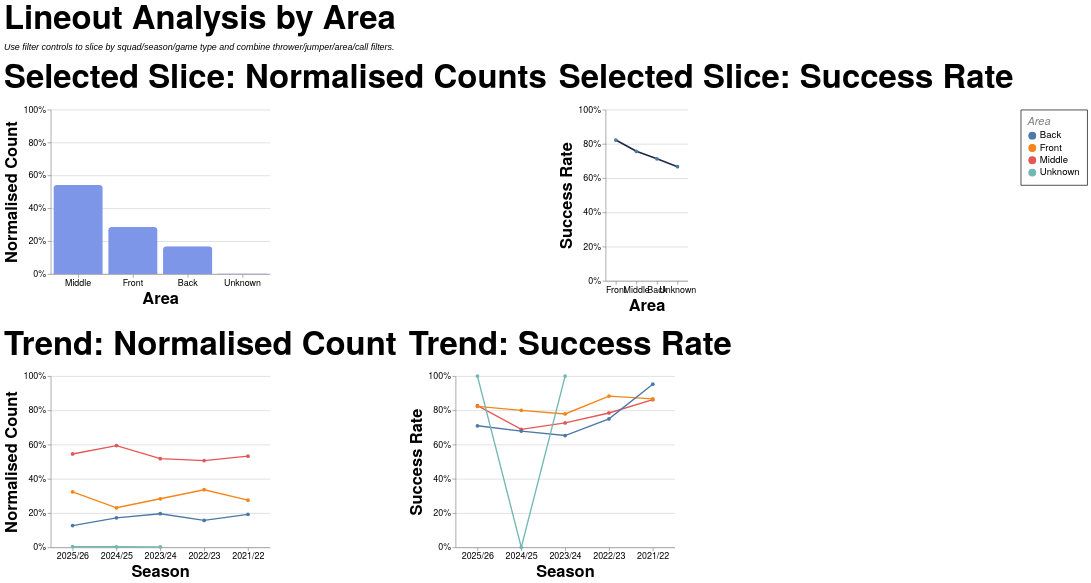

The Vega-Lite source for this figure:
### Vega-Lite specification from a JSON file in a GitHub repository (floating-point values rounded to 4 significant figures; data arrays with more than 128 entries replaced by an {"elided": "..."} marker saying what was removed)
{"config": {"axis": {"labelFont": "PT Sans Narrow, Helvetica Neue, Helvetica, Arial, sans-serif", "titleFont": "PT Sans Narrow, Helvetica Neue, Helvetica, Arial, sans-serif", "labelFontSize": 13, "titleFontSize": 24, "gridColor": "#202947", "gridOpacity": 0.2, "zindex": 1}, "text": {"font": "Lato, sans-serif"}, "bar": {"cornerRadiusEnd": 5}, "header": {"labelFont": "PT Sans Narrow, Helvetica Neue, Helvetica, Arial, sans-serif", "titleFont": "PT Sans Narrow, Helvetica Neue, Helvetica, Arial, sans-serif", "labelFontSize": 24, "titleFontSize": 28, "labelFontWeight": "bold", "orient": "left"}, "legend": {"labelFont": "PT Sans Narrow, Helvetica Neue, Helvetica, Arial, sans-serif", "titleFont": "PT Sans Narrow, Helvetica Neue, Helvetica, Arial, sans-serif", "labelFontSize": 14, "titleFontSize": 16, "titlePadding": 5, "fillColor": "white", "strokeColor": "black", "padding": 10, "titleFontWeight": "lighter", "titleFontStyle": "italic", "titleColor": "gray", "offset": 10}, "title": {"font": "PT Sans Narrow, Helvetica Neue, Helvetica, Arial, sans-serif", "fontSize": 48, "fontWeight": "bold", "anchor": "start", "align": "center", "titlePadding": 20, "subtitlePadding": 10, "subtitleFontSize": 13, "subtitleColor": "", "subtitleFontStyle": "italic", "offset": 15, "color": "black"}, "axisX": {"labelAngle": 0}, "facet": {"title": null, "header": null, "align": {"row": "each", "column": "each"}}, "resolve": {"scale": {"y": "independent", "facet": "independent"}}, "background": "transparent", "scale": {"offsetBandPaddingOuter": 0.2, "offsetBandPaddingInner": 0.1}, "view": {"stroke": null, "background": "transparent"}}, "vconcat": [{"hconcat": [{"mark": {"type": "bar", "color": "#7d96e8"}, "encoding": {"tooltip": [{"field": "area", "title": "Area", "type": "nominal"}, {"field": "attempts", "format": ",.0f", "title": "Lineouts", "type": "quantitative"}, {"field": "share", "format": ".1%", "title": "Normalised Count", "type": "quantitative"}], "x": {"field": "area", "sort": "-y", "title": "Area", "type": "nominal"}, "y": {"axis": {"format": "%"}, "field": "share", "scale": {"domain": [0, 1]}, "title": "Normalised Count", "type": "quantitative"}}, "height": 240, "title": "Selected Slice: Normalised Counts", "transform": [{"filter": "(loSquad == 'All' || datum.squad == loSquad) && (loGameType == 'All' || (loGameType == 'League + Cup' && (datum.game_type == 'League' || datum.game_type == 'Cup')) || (loGameType == 'League only' && datum.game_type == 'League') || datum.game_type == loGameType) && (loOpposition == 'All' || datum.opposition == loOpposition) && (loThrower == 'All' || datum.thrower == loThrower) && (loJumper == 'All' || datum.jumper == loJumper) && (loArea == 'All' || datum.area == loArea) && (loNumbers == 'All' || datum.numbers == loNumbers) && (loCall == 'All' || datum.call == loCall) && (loCallType == 'All' || datum.call_type == loCallType)"}, {"filter": "(loSeason == 'All' || datum.season == loSeason)"}, {"aggregate": [{"op": "count", "as": "attempts"}, {"op": "sum", "field": "won", "as": "won"}], "groupby": ["area"]}, {"joinaggregate": [{"op": "sum", "field": "attempts", "as": "total_attempts"}]}, {"calculate": "datum.attempts / datum.total_attempts", "as": "share"}, {"calculate": "datum.won / datum.attempts", "as": "success_rate"}], "width": 320}, {"mark": {"type": "line", "color": "#202946", "point": true, "strokeWidth": 2.5}, "encoding": {"tooltip": [{"field": "area", "title": "Area", "type": "nominal"}, {"field": "won", "format": ",.0f", "title": "Won", "type": "quantitative"}, {"field": "attempts", "format": ",.0f", "title": "Lineouts", "type": "quantitative"}, {"field": "success_rate", "format": ".1%", "title": "Success Rate", "type": "quantitative"}], "x": {"field": "area", "sort": "-y", "title": "Area", "type": "nominal"}, "y": {"axis": {"format": "%"}, "field": "success_rate", "scale": {"domain": [0, 1]}, "title": "Success Rate", "type": "quantitative"}}, "height": 250, "title": "Selected Slice: Success Rate", "transform": [{"filter": "(loSquad == 'All' || datum.squad == loSquad) && (loGameType == 'All' || (loGameType == 'League + Cup' && (datum.game_type == 'League' || datum.game_type == 'Cup')) || (loGameType == 'League only' && datum.game_type == 'League') || datum.game_type == loGameType) && (loOpposition == 'All' || datum.opposition == loOpposition) && (loThrower == 'All' || datum.thrower == loThrower) && (loJumper == 'All' || datum.jumper == loJumper) && (loArea == 'All' || datum.area == loArea) && (loNumbers == 'All' || datum.numbers == loNumbers) && (loCall == 'All' || datum.call == loCall) && (loCallType == 'All' || datum.call_type == loCallType)"}, {"filter": "(loSeason == 'All' || datum.season == loSeason)"}, {"aggregate": [{"op": "count", "as": "attempts"}, {"op": "sum", "field": "won", "as": "won"}], "groupby": ["area"]}, {"joinaggregate": [{"op": "sum", "field": "attempts", "as": "total_attempts"}]}, {"calculate": "datum.attempts / datum.total_attempts", "as": "share"}, {"calculate": "datum.won / datum.attempts", "as": "success_rate"}], "width": {"step": 30}}], "spacing": 16}, {"hconcat": [{"mark": {"type": "line", "point": true, "strokeWidth": 2}, "encoding": {"color": {"field": "area", "title": "Area", "type": "nominal"}, "tooltip": [{"field": "season", "title": "Season", "type": "nominal"}, {"field": "area", "title": "Area", "type": "nominal"}, {"field": "attempts", "format": ",.0f", "title": "Lineouts", "type": "quantitative"}, {"field": "norm_count", "format": ".1%", "title": "Normalised Count", "type": "quantitative"}], "x": {"field": "season", "sort": "-x", "title": "Season", "type": "nominal"}, "y": {"axis": {"format": "%"}, "field": "norm_count", "scale": {"domain": [0, 1]}, "title": "Normalised Count", "type": "quantitative"}}, "height": 250, "title": "Trend: Normalised Count", "transform": [{"filter": "(loSquad == 'All' || datum.squad == loSquad) && (loGameType == 'All' || (loGameType == 'League + Cup' && (datum.game_type == 'League' || datum.game_type == 'Cup')) || (loGameType == 'League only' && datum.game_type == 'League') || datum.game_type == loGameType) && (loOpposition == 'All' || datum.opposition == loOpposition) && (loThrower == 'All' || datum.thrower == loThrower) && (loJumper == 'All' || datum.jumper == loJumper) && (loArea == 'All' || datum.area == loArea) && (loNumbers == 'All' || datum.numbers == loNumbers) && (loCall == 'All' || datum.call == loCall) && (loCallType == 'All' || datum.call_type == loCallType)"}, {"aggregate": [{"op": "count", "as": "attempts"}, {"op": "sum", "field": "won", "as": "won"}], "groupby": ["season", "area"]}, {"joinaggregate": [{"op": "sum", "field": "attempts", "as": "season_attempts"}], "groupby": ["season"]}, {"calculate": "datum.attempts / datum.season_attempts", "as": "norm_count"}, {"calculate": "datum.won / datum.attempts", "as": "success_rate"}], "width": 320}, {"mark": {"type": "line", "point": true, "strokeWidth": 2}, "encoding": {"color": {"field": "area", "title": "Area", "type": "nominal"}, "tooltip": [{"field": "season", "title": "Season", "type": "nominal"}, {"field": "area", "title": "Area", "type": "nominal"}, {"field": "won", "format": ",.0f", "title": "Won", "type": "quantitative"}, {"field": "attempts", "format": ",.0f", "title": "Lineouts", "type": "quantitative"}, {"field": "success_rate", "format": ".1%", "title": "Success Rate", "type": "quantitative"}], "x": {"field": "season", "sort": "-x", "title": "Season", "type": "nominal"}, "y": {"axis": {"format": "%"}, "field": "success_rate", "scale": {"domain": [0, 1]}, "title": "Success Rate", "type": "quantitative"}}, "height": 250, "title": "Trend: Success Rate", "transform": [{"filter": "(loSquad == 'All' || datum.squad == loSquad) && (loGameType == 'All' || (loGameType == 'League + Cup' && (datum.game_type == 'League' || datum.game_type == 'Cup')) || (loGameType == 'League only' && datum.game_type == 'League') || datum.game_type == loGameType) && (loOpposition == 'All' || datum.opposition == loOpposition) && (loThrower == 'All' || datum.thrower == loThrower) && (loJumper == 'All' || datum.jumper == loJumper) && (loArea == 'All' || datum.area == loArea) && (loNumbers == 'All' || datum.numbers == loNumbers) && (loCall == 'All' || datum.call == loCall) && (loCallType == 'All' || datum.call_type == loCallType)"}, {"aggregate": [{"op": "count", "as": "attempts"}, {"op": "sum", "field": "won", "as": "won"}], "groupby": ["season", "area"]}, {"joinaggregate": [{"op": "sum", "field": "attempts", "as": "season_attempts"}], "groupby": ["season"]}, {"calculate": "datum.attempts / datum.season_attempts", "as": "norm_count"}, {"calculate": "datum.won / datum.attempts", "as": "success_rate"}], "width": 320}], "spacing": 16}], "data": {"name": "data-e83ea88e487ae484029b5fe5c4083f37"}, "params": [{"name": "loSquad", "value": "All"}, {"name": "loSeason", "value": "All"}, {"name": "loGameType", "value": "All"}, {"name": "loOpposition", "value": "All"}, {"name": "loThrower", "value": "All"}, {"name": "loJumper", "value": "All"}, {"name": "loArea", "value": "All"}, {"name": "loNumbers", "value": "All"}, {"name": "loCall", "value": "All"}, {"name": "loCallType", "value": "All"}], "spacing": 22, "title": {"text": "Lineout Analysis by Area", "subtitle": "Use filter controls to slice by squad/season/game type and combine thrower/jumper/area/call filters."}, "$schema": "https://vega.github.io/schema/vega-lite/v5.20.1.json", "datasets": {"data-e83ea88e487ae484029b5fe5c4083f37": {"elided": "1274 records"}}}
